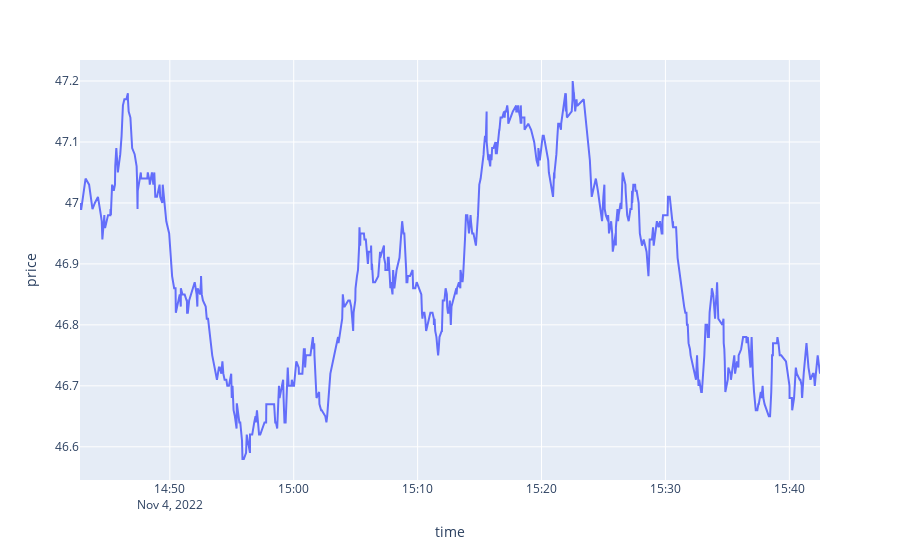

Notebook code for this chart:
### Code cell
import pykx as kx
import pandas as pd
import numpy as np
import plotly.express as px
# import matplotlib.pyplot as plt
import datetime
import pytz


## define connection to Gateway
gw = kx.QConnection(host='localhost', port=49164, no_ctx = True)

END_TIME = datetime.datetime.now(tz=pytz.utc)                                       ## Now
START_TIME = END_TIME - datetime.timedelta(minutes = 300)                           ## 300 Mins ago

## Query 1
query_params = {
    'table': 'trade',
    'startTS': START_TIME,
    'endTS': END_TIME,
    'sortCols': 'time',
    'filter': [[b'in','sym','IBM']]
}

empty_dict = {'':''}

trade = gw(kx.SymbolAtom('.kxi.getData'), query_params, 'f', empty_dict)[1]

## Query 2
query_params = {
    'table': 'quote',
    'startTS': START_TIME,
    'endTS': END_TIME,
    'sortCols': 'time',
    'filter': [[b'in','sym','IBM']]
}

quote = gw(kx.SymbolAtom('.kxi.getData'), query_params, 'f', empty_dict)[1]

df = kx.q.aj(np.array(['sym', 'time']), trade, quote).pd()

# px.line(df, x='time', y=['price','bid','ask']).show() 
# px.line(df, x='time', y='price').show() 

# kx.q('select High:max price, Low:min price, Avg:avg price by 10 xbar time.minute from $1', df)


# res = kx.q.qsql.select(
#                 table = df, 
#                 columns = {'High':'max price', 'Low':'min price', 'Avg':'avg price'},
#                 by = {'T': ['.q.xbar', 360000, 'time']}
#                 )

# t = res.pd().rename_axis('Time')

# print(t.index)



# px.line(df, x='Time', y=['High','Low','Avg']).show() 
px.line(df, x='time', y='price').show() 
######### IAN #########
# containerize jupyter notebook 

# open, high, low, close

# xbar in ANSI SQL - not available until next week
# kx.q.sql('select xbar(10,price) from $1', trade)



######### JACK #########
# trade impact report
# spread before and after a trade

### Figure 1 — Plotly figure (JSON) as saved in the notebook; plotly's stock layout.template omitted (floating-point values rounded to 4 significant figures; data arrays with more than 128 entries replaced by an {"elided": "..."} marker saying what was removed)
{"data": [{"hovertemplate": "time=%{x}<br>price=%{y}<extra></extra>", "legendgroup": "", "line": {"color": "#636efa", "dash": "solid"}, "marker": {"symbol": "circle"}, "mode": "lines", "name": "", "orientation": "v", "showlegend": false, "type": "scatter", "x": {"elided": "637 str values"}, "xaxis": "x", "y": {"elided": "637 float values"}, "yaxis": "y"}], "layout": {"legend": {"tracegroupgap": 0}, "margin": {"t": 60}, "xaxis": {"anchor": "y", "domain": [0, 1], "title": {"text": "time"}}, "yaxis": {"anchor": "x", "domain": [0, 1], "title": {"text": "price"}}}}
